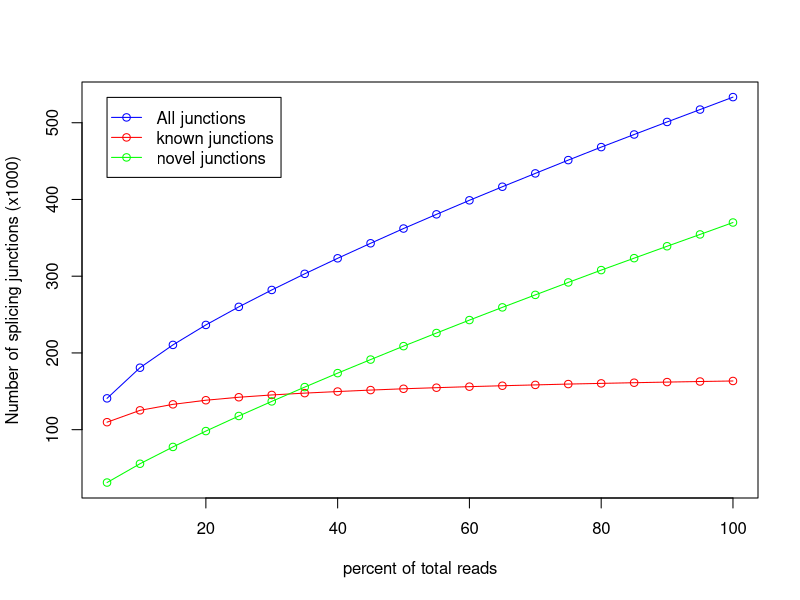

The R source for this figure:
pdf('CF98444.junctionSaturation_plot.pdf')
x=c(5,10,15,20,25,30,35,40,45,50,55,60,65,70,75,80,85,90,95,100)
y=c(109710,125171,132973,138344,142232,145223,147613,149659,151566,153273,154683,156034,157233,158319,159405,160303,161178,161989,162738,163435)
z=c(140782,180736,210453,236482,260043,282050,303083,323323,342881,362112,380611,398861,416594,433967,451283,468231,484672,501004,517153,533392)
w=c(31072,55565,77480,98138,117811,136827,155470,173664,191315,208839,225928,242827,259361,275648,291878,307928,323494,339015,354415,369957)
m=max(163,533,369)
n=min(109,140,31)
plot(x,z/1000,xlab='percent of total reads',ylab='Number of splicing junctions (x1000)',type='o',col='blue',ylim=c(n,m))
points(x,y/1000,type='o',col='red')
points(x,w/1000,type='o',col='green')
legend(5,533, legend=c("All junctions","known junctions", "novel junctions"),col=c("blue","red","green"),lwd=1,pch=1)
dev.off()
